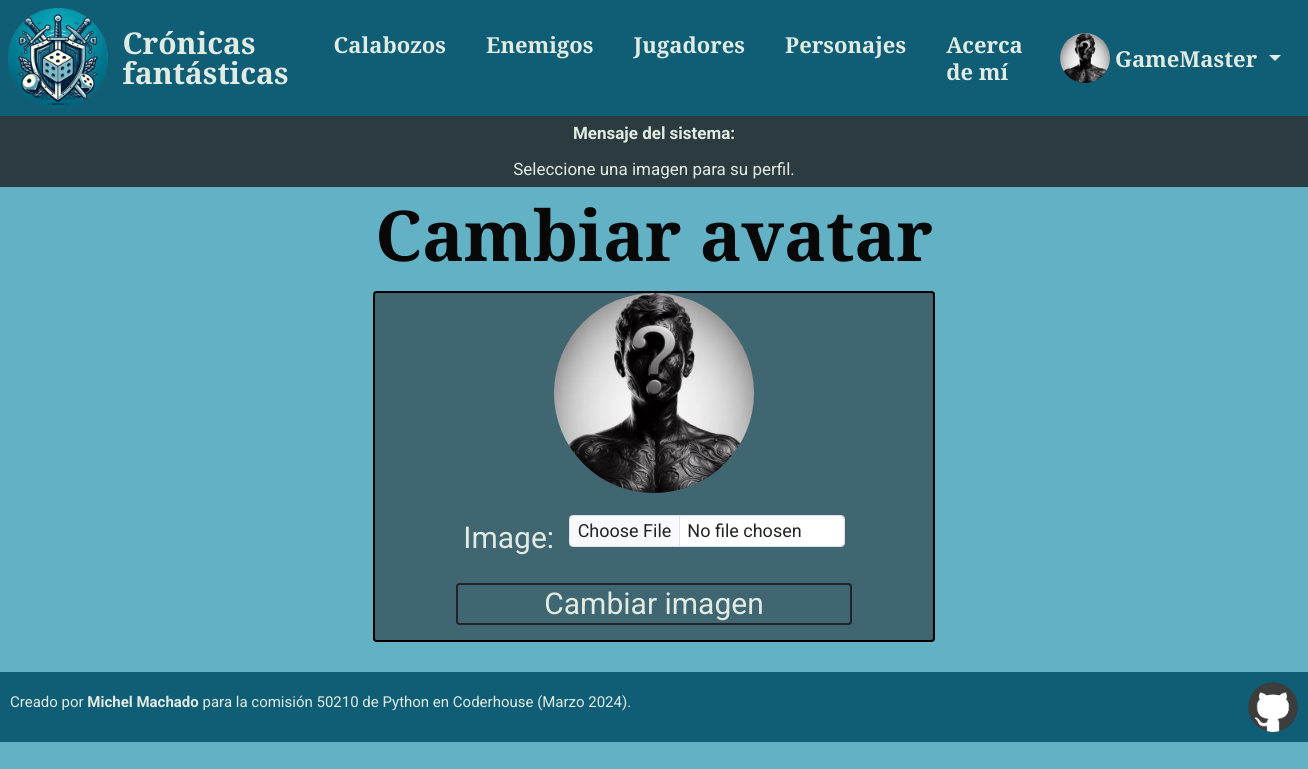
/editar_avatar/ (signed in), run on an earlier commit of the app's database.
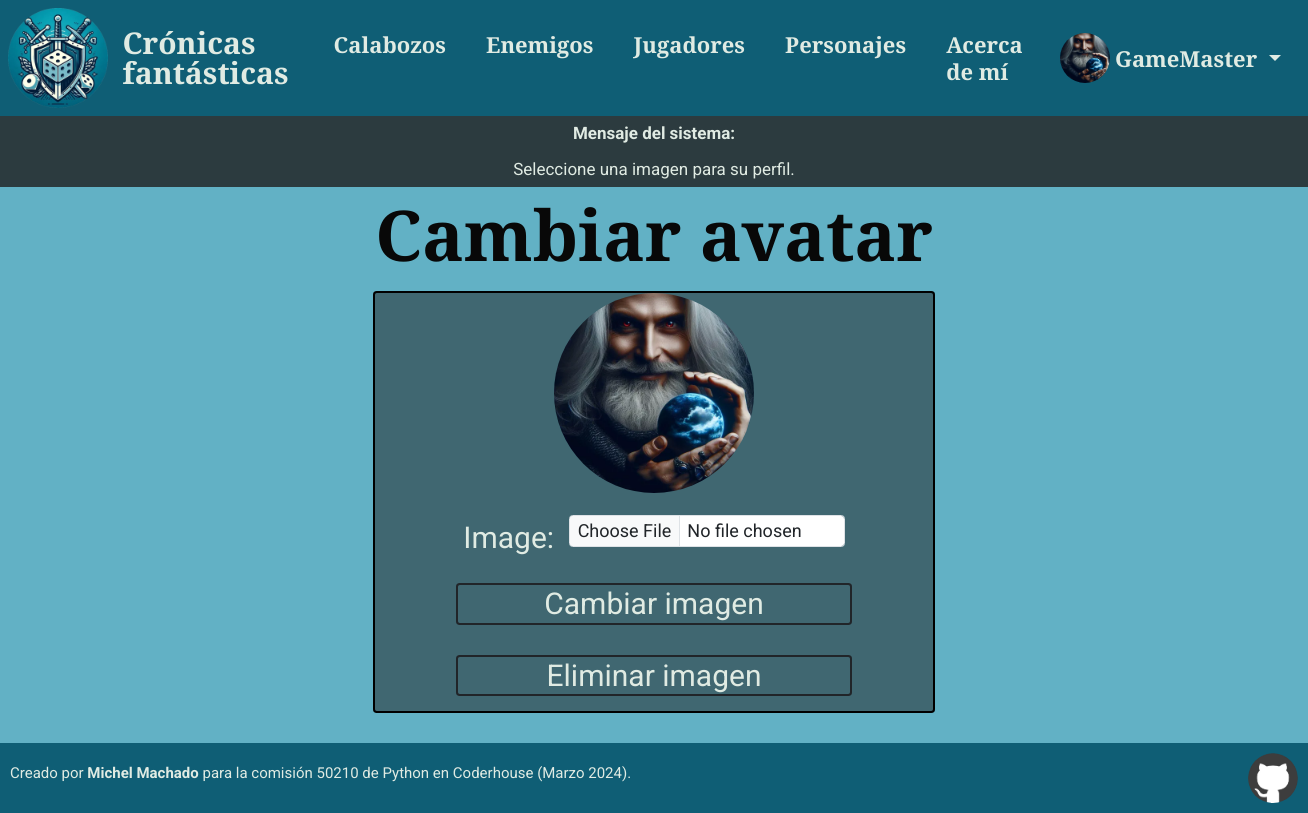
And on a later commit of the database.
### apps/cronicas/models.py (models this page shows, shortened)
class Avatar(models.Model):
    user = models.OneToOneField(User, on_delete=models.CASCADE)
    image = models.ImageField(upload_to='avatares', null=True, blank=True)

### Cronicas_fantasticas/views.py (the view)
# urls.py: path('editar_avatar/', edit_avatar, name='Avatar'),
@login_required
def edit_avatar(request):
        context = {'bottom':True}
        usuario = request.user
        try:
                avatar = Avatar.objects.get(user=usuario)
        except Avatar.DoesNotExist:
                avatar= None
        if request.method=="POST":
                form = AvatarForm(request.POST, request.FILES, instance=avatar)
                if form.is_valid():
                        avatar = form.save(commit=False)
                        avatar.user = usuario
                        avatar.save()
                        context['check'] = True
                        context['msg'] = "El cambio fue realizado con éxito."
                        return render(request, "cronicas/edit_avatar.html", context)
        else:
                form = AvatarForm()
        return render(request, "cronicas/edit_avatar.html", {"msg":"Seleccione una imagen para su perfil.", "form":form})

### apps/cronicas/forms.py
class AvatarForm(forms.ModelForm):
    class Meta:
        model = Avatar
        fields = ["image"]

### apps/cronicas/templates/cronicas/edit_avatar.html (shortened to what this page needs)
{% extends 'base/base.html' %}
{% load static %}
{% block system_msg %}
{{msg|safe}}
{% endblock system_msg %}
{% block title %}
Cambiar avatar
{% endblock %}
{% block content %}
{% if request.user.is_authenticated %}
    {% if check %}
    <div class="container d-flex flex-column align-items-center bg-dark text-center txtWhite w-50 my-5 h-50">
        <h1 class="title txtWhite">Su imagen fue actualizada, {{user}}.</h1>
        <p class="txtMd">¡Qué buen gusto!.</p>
    </div>
    {% else %}
    <div id="form" class="container d-flex flex-column border border-black border-2 rounded justify-content-center align-items-center w-50">
        {% with user.avatar as avatar %}
        {% if avatar %}
            <img src="{{avatar.image.url}}" alt="No existe" id="avatarLg" class="rounded-circle">
        {% else %}
            <img src="{% static 'img/default_avatar.webp' %}" alt="No existe" id="avatarLg" class="rounded-circle">
        {% endif %}
        <form action="" method="POST" enctype="multipart/form-data" class="container d-flex flex-column align-items-center w-100">
            {% for field in form %}
            <div class="container d-flex align-items-center my-4 w-75 gap-4">
                <label class="mb-2 mb-md-0 txtMd txtWhite my-4 txtXl align-middle" for="{{ field.id_for_label }}">{{ field.label }}:</label>
                {% if field.field.widget.input_type == 'file' %}
                    <input type="{{ field.field.widget.input_type }}" class="form-control txtMd" id="{{ field.auto_id }}" name="{{ field.html_name }}" accept="image/*" required>
                {% else %}
                    <input type="{{ field.field.widget.input_type }}" class="form-control txtMd" id="{{ field.auto_id }}" name="{{ field.html_name }}" required>
                {% endif %}
            </div>
            {% endfor %}
            <button type="submit" class="btn btn-outline-dark my-4 txtWhite txtXl border-2 w-75">Cambiar imagen</button>
        {% if avatar %}
            <a href="{% url 'BorrarAvatar' %}" class="w-75">
                <button type="button" class="btn btn-outline-dark my-4 txtXl txtWhite border-2 w-100">Eliminar imagen</button>
            </a>
        {% endif %}
        </form>
        {% endwith %}
    </div>
    {% endif %}
{% endif %}
{% endblock %}

### templates/base/base.html (shortened to what this page needs)
{% load static %}
<!DOCTYPE html>
<html lang="es">
<head>
    <link href="https://cdn.jsdelivr.net/npm/bootstrap@5.3.3/dist/css/bootstrap.min.css" rel="stylesheet">
    <link rel="stylesheet" type="text/css" href="{% static 'css/main.css' %}?v=37">
</head>
<body>
    <nav class="navbar navbar-expand-lg" id="header">
        <div class="container-fluid d-flex align-items-center justify-content-between">
            <a class="navbar-brand d-flex align-items-center" href="{% url 'Inicio' %}">
                <img src="{% static 'img/logo.webp' %}" alt="Logo" width="100" height="100" class="d-inline-block align-text-top">
                <div class="txtWhite txtBold txtXl d-flex flex-column mx-4">
                    <span class="title">
                        Crónicas
                    </span>
                    <span class="title">
                        fantásticas
                    </span>
                </div>
            </a>
            <div class="collapse navbar-collapse justify-content-center" id="navbarSupportedContent">
                <ul class="navbar-nav me-auto mb-2 mb-lg-0 txtLg txtBold">
                    <li class="nav-item mx-4">
                        <a class="nav-link txtWhite title" aria-current="page" href="{% url 'Calabozos' %}">Calabozos</a>
                    </li>
                    <li class="nav-item mx-4">
                        <a class="nav-link txtWhite title" aria-current="page" href="{% url 'Enemigos' %}">Enemigos</a>
                    </li>
                    <li class="nav-item mx-4">
                        <a class="nav-link txtWhite title" aria-current="page" href="{% url 'Jugadores' %}">Jugadores</a>
                    </li>
                    <li class="nav-item mx-4">
                        <a class="nav-link txtWhite title" aria-current="page" href="{% url 'Personajes' %}">Personajes</a>
                    </li>
                    <li class="nav-item mx-4">
                        <a class="nav-link txtWhite title" aria-current="page" href="{% url 'Acerca' %}">Acerca de mí</a>
                    </li>
                </ul>
                <ul class="navbar-nav mb-2 mb-lg-0 txtLg txtBold d-flex">
                    {% if request.user.is_authenticated %}
                    <li class="nav-item dropdown mx-4 d-flex align-items-center">
                            {% with user.avatar as avatar %}
                            {% if avatar %}
                            <img src="{{avatar.image.url}}" alt="No existe" id="avatarSm" class="rounded-circle">
                            {% else %}
                            <img src="{% static 'img/default_avatar.webp' %}" alt="No existe" id="avatarSm" class="rounded-circle">
                            {% endif %}
                            {% endwith %}
                        <a class="nav-link dropdown-toggle txtWhite title" href="#" role="button" data-bs-toggle="dropdown" aria-expanded="false">
                            {{user.username}}
                        </a>
                    </li>
                    {% endif %}
                </ul>
            </div>
        </div>
    </nav>
    <main>
        <div id="msgsystem" class="d-flex flex-column align-items-center p-2 gap-3">
            <div class="fw-bold">Mensaje del sistema:</div>
                {% block system_msg %}
                {% endblock system_msg %}
        </div>
        <div class="container text-center">
            <h1 class="mt-2 mb-4">
                {% block title %}
                {% endblock %}
            </h1>
            <div>
                {% block content %}
                {% endblock %}
            </div>
        </div>
    </main>
    {% if bottom %}
    <footer id="footer" class="footer mt-5 txtWhite p-3 container-fluid d-flex justify-content-between align-items-center fixed-bottom ">
        <p class="txtSm">Creado por <span class="fw-bold">Michel Machado</span> para la comisión 50210 de Python en Coderhouse (Marzo 2024).</p>
        <a href="https://github.com/Mixamago/Machado-Michel-50210.git" target="_blank"><img src="{% static 'img/github.webp' %}" alt="No existe" id="avatarSm" class="rounded-circle"></a>
    </footer>
    {% else %}
    <footer id="footer" class="footer mt-5 txtWhite p-3 container-fluid d-flex justify-content-between align-items-center">
        <p class="txtSm">Creado por <span class="fw-bold">Michel Machado</span> para la comisión 50210 de Python en Coderhouse (Marzo 2024).</p>
        <a href="https://github.com/Mixamago/Machado-Michel-50210.git" target="_blank"><img src="{% static 'img/github.webp' %}" alt="No existe" id="avatarSm" class="rounded-circle"></a>
    </footer>
    {% endif %}
</body>
</html>

### static/css/main.css (style rules this page uses)
* { padding: 0px; margin: 0px; box-sizing: border-box; font-family: "Roboto", sans-serif; }
html { font-size: 62.5%; }
body { background-color: #62B1C5; }
#header { background-color: #0F5E75; }
#footer { background-color: #0F5E75; }
#form { background-color: rgb(30, 30, 30, 0.5); }
#msgsystem { background-color: rgb(30, 30, 30, 0.8); width: 100%; color: #E0EBE3; font-size: 1.7rem; }
#avatarSm { width: 50px; height: 50px; }
#avatarLg { width: 200px; height: 200px; }
h1 { font-size: 7rem; text-align: center; font-family: "Playfair Display", serif; color: #080808; font-weight: 700; }
.txtSm { font-size: 1.5rem; line-height: 2rem; }
.txtMd { font-size: 1.8rem; line-height: 2.3rem; }
.txtLg { font-size: 2.2rem; line-height: 2.7rem; }
.txtXl { font-size: 3rem; line-height: 3rem; }
.txtBold { font-weight: 700; }
.txtWhite { color: #E0EBE3; }
.title { font-family: "Playfair Display", serif; }
.nav-link.txtWhite { color: #E0EBE3; }

What changed in the data, as far as the page shows it:
added Avatar: image (picture)
Also different on the page:
text now shown: "Eliminar imagen"
